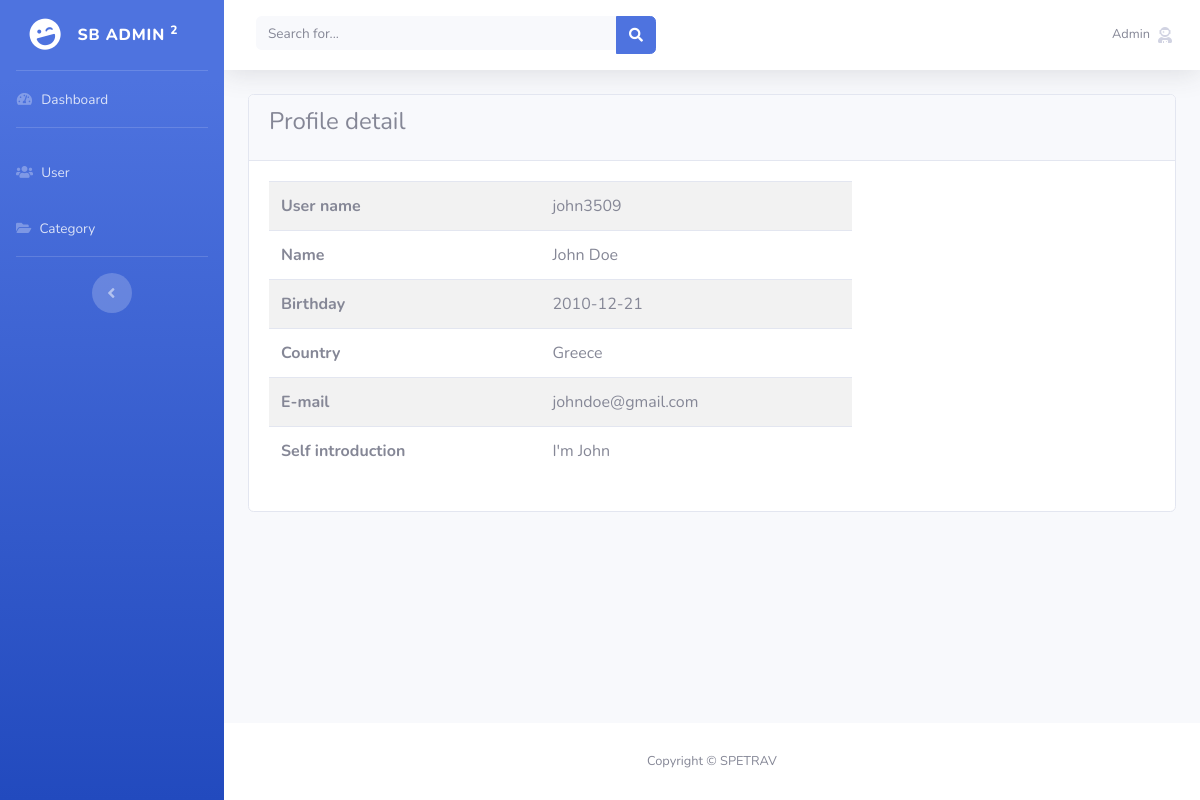
The page /admin/users/detail.php?id=3 (signed in) on the database its author committed.
### tables this page shows
CREATE TABLE `profiles` (
  `profile_no` int(20) NOT NULL,
  `profile_firstname` varchar(80) NOT NULL,
  `profile_lastname` varchar(80) NOT NULL,
  `profile_gender` char(1) NOT NULL,
  `profile_avatar` varchar(100) DEFAULT NULL,
  `country_id` int(5) NOT NULL,
  `profile_birthday` text NOT NULL,
  `profile_self_introduction` text NOT NULL,
  `user_id` int(20) NOT NULL,
  `profile_status` char(1) NOT NULL DEFAULT 'A'
);

CREATE TABLE `users` (
  `user_id` int(20) NOT NULL,
  `user_email` text NOT NULL,
  `user_name` varchar(50) NOT NULL,
  `user_password` varchar(80) NOT NULL,
  `user_permission` char(1) NOT NULL DEFAULT 'U',
  `user_status` char(1) NOT NULL DEFAULT 'A'
);

CREATE TABLE `countries` (
  `id` mediumint(8) UNSIGNED NOT NULL,
  `country_name` varchar(100) NOT NULL,
  `phonecode` varchar(255) DEFAULT NULL,
  `capital` varchar(255) DEFAULT NULL,
  `currency` varchar(255) DEFAULT NULL
);

### classes/Config.php (called while the page is built, shortened)
<?php
class Config{
    private $servername="localhost";
    private $username="root";
    private $password="root";
    private $database="portfolio_spetrav";
    public function __construct(){
        $this->conn=new mysqli($this->servername,$this->username,$this->password,$this->database);
    }
}

### classes/Profile.php (called while the page is built, shortened)
<?php
require_once 'Config.php';
class Profile extends Config{
    public function get_profile_info($profile_no){
        $sql = "SELECT * FROM profiles JOIN users ON profiles.user_id=users.user_id
                JOIN countries ON profiles.country_id=countries.id WHERE profile_no='$profile_no'";
        $result=$this->conn->query($sql);
        $id=$result->fetch_assoc();
        return $id;
    }
}

### admin/users/detail.php (the view, shortened to what this page needs)
<?php
require_once 'header.php';
$profile_no=$_GET['id'];
$profile_info=$profile->get_profile_info($profile_no);
?>
<div class="container-fluid">
    <div class="card">
        <div class="card-header">
        <h4 class="card-title">Profile detail</h4>
        </div>
        <div class="card-body">
        <?php if(!empty($profile_info['profile_avatar'])):?>
            <div class="row">
                <div class="col-8">
                    <?php endif ?>
                <table class="table table-striped">
                    <tr>
                        <th>User name</th>
                        <td><?php echo $profile_info['user_name']?></td>
                    </tr>
                    <tr>
                        <th>Name</th>
                        <td><?php echo $profile_info['profile_firstname']." ".$profile_info['profile_lastname']?></td>
                    </tr>
                    <tr>
                        <th>Birthday</th>
                        <td><?php echo $profile_info['profile_birthday']?></td>
                    </tr>
                    <tr>
                        <th>Country</th>
                        <td><?php echo $profile_info['country_name']?></td>
                    </tr>
                    <tr>
                        <th>E-mail</th>
                        <td><?php echo $profile_info['user_email']?></td>
                    </tr>
                    <tr>
                        <th>Self introduction</th>
                        <td><?php echo $profile_info['profile_self_introduction']?></td>
                    </tr>
                </table>
                <?php if(!empty($profile_info['profile_avatar'])):?>
                </div>
                <div class="col-4">
                </div>
            </div>
            <?php endif ?>
        </div>
    </div>
</div>
</div>
<?php
include_once 'footer.php';
?>

### rows shown on the page
profiles: user.user_name "john3509", profile_firstname "John", profile_lastname "Doe", profile_birthday "2010-12-21", country.country_name "Greece", user.user_email "johndoe@gmail.com", profile_self_introduction "I'm John"
